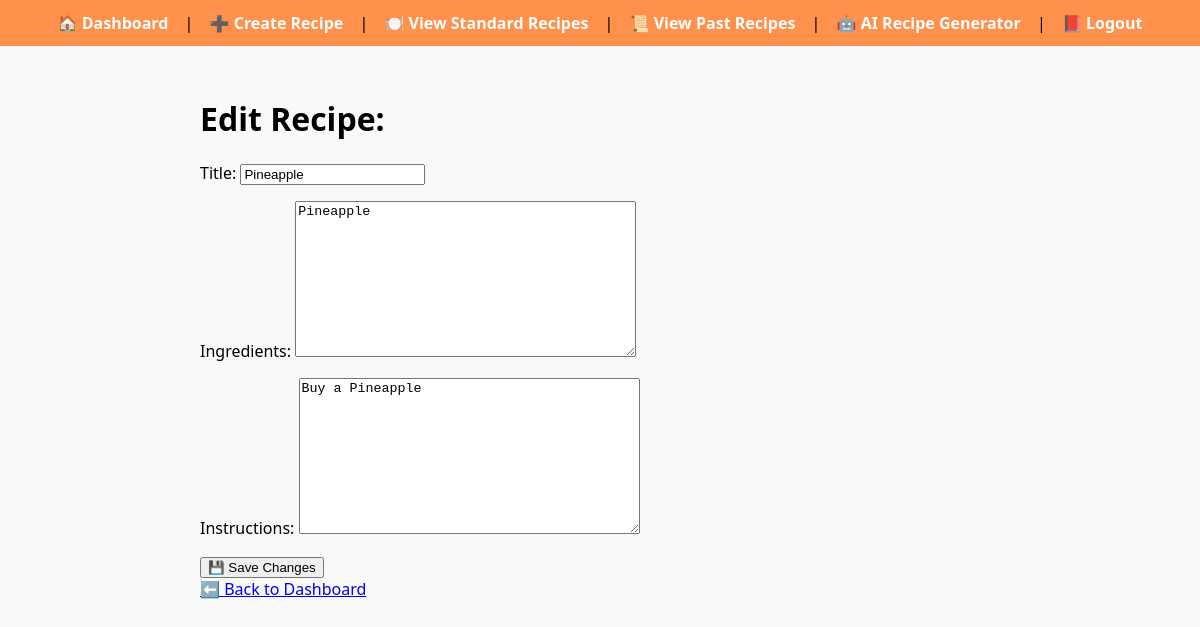
Page /recipes/edit/4/ (signed in) on the committed database.
### recipes/models.py (models this page shows, shortened)
class Recipe(models.Model):
    user = models.ForeignKey(get_user_model(), on_delete=models.CASCADE)
    title = models.CharField(max_length=100)
    ingredients = models.TextField()
    instructions = models.TextField()
    created_at = models.DateTimeField(auto_now_add=True)
    updated_at = models.DateTimeField(auto_now=True)  # Recommended addition

### recipes/views.py (the view)
# urls.py: path('edit/<int:id>/', views.edit_recipe, name='edit_recipe'),
@login_required
def edit_recipe(request, id):
    recipe = get_object_or_404(Recipe, id=id)
    if recipe.user != request.user:
        messages.error(request, "You are not authorized to edit this recipe.")
        return redirect('view_past_recipes')
    if request.method == 'POST':
        form = RecipeForm(request.POST, instance=recipe)
        if form.is_valid():
            form.save()
            messages.success(request, 'Recipe updated successfully!')
            return redirect('view_past_recipes')
    else:
        form = RecipeForm(instance=recipe)
    return render(request, 'recipes/edit_recipe.html', {'form': form})

### recipes/forms.py
class RecipeForm(forms.ModelForm):
    class Meta:
        model = Recipe
        fields = ['title', 'ingredients', 'instructions']  # 🚨 Exclude 'user'

### templates/recipes/edit_recipe.html (shortened to what this page needs)
{% extends 'accounts/base.html' %}
{% block content %}
    <h1>Edit Recipe: {{ recipe.title }}</h1>
    <form method="POST">
        {{ form.as_p }}
        <button type="submit">💾 Save Changes</button>
    </form>
    <a href="{% url 'dashboard' %}">⬅️ Back to Dashboard</a>
{% endblock %}

### templates/accounts/base.html (style rules this page uses)
body { font-family: 'Segoe UI', Tahoma, Geneva, Verdana, sans-serif; background-color: #f9f9f9; margin: 0; padding: 0; }

### rows in the picture
Recipe: title "Pineapple", ingredients "Pineapple", instructions "Buy a Pineapple"
